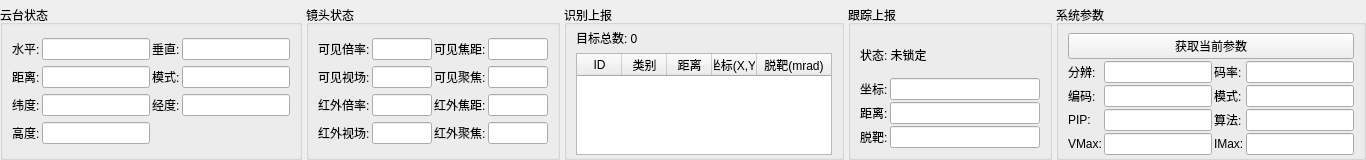
         <widget class="QWidget" name="widgetBottomDashboard" native="true">
          <property name="maximumSize">
           <size>
            <width>16777215</width>
            <height>150</height>
           </size>
          </property>
          <layout class="QHBoxLayout" name="horizontalLayout_dashboard">
           <property name="spacing">
            <number>4</number>
           </property>
           <property name="leftMargin">
            <number>0</number>
           </property>
           <property name="topMargin">
            <number>5</number>
           </property>
           <property name="rightMargin">
            <number>0</number>
           </property>
           <property name="bottomMargin">
            <number>0</number>
           </property>
           <item>
            <widget class="QGroupBox" name="dashGroupPTZ">
             <property name="sizePolicy">
              <sizepolicy hsizetype="Maximum" vsizetype="Preferred">
               <horstretch>0</horstretch>
               <verstretch>0</verstretch>
              </sizepolicy>
             </property>
             <property name="title">
              <string>云台状态</string>
             </property>
             <layout class="QGridLayout" name="gridLayout_statPtz">
              <property name="spacing">
               <number>2</number>
              </property>
              <item row="0" column="0">
               <widget class="QLabel" name="label">
                <property name="text">
                 <string>水平:</string>
                </property>
               </widget>
              </item>
              <item row="0" column="1">
               <widget class="QLineEdit" name="statPanAngle">
                <property name="readOnly">
                 <bool>true</bool>
                </property>
               </widget>
              </item>
              <item row="0" column="2">
               <widget class="QLabel" name="label">
                <property name="text">
                 <string>垂直:</string>
                </property>
               </widget>
              </item>
              <item row="0" column="3">
               <widget class="QLineEdit" name="statTiltAngle">
                <property name="readOnly">
                 <bool>true</bool>
                </property>
               </widget>
              </item>
              <item row="1" column="0">
               <widget class="QLabel" name="label">
                <property name="text">
                 <string>距离:</string>
                </property>
               </widget>
              </item>
              <item row="1" column="1">
               <widget class="QLineEdit" name="statDistance">
                <property name="readOnly">
                 <bool>true</bool>
                </property>
               </widget>
              </item>
              <item row="1" column="2">
               <widget class="QLabel" name="label">
                <property name="text">
                 <string>模式:</string>
                </property>
               </widget>
              </item>
              <item row="1" column="3">
               <widget class="QLineEdit" name="statCamMode">
                <property name="readOnly">
                 <bool>true</bool>
                </property>
               </widget>
              </item>
              <item row="2" column="0">
               <widget class="QLabel" name="label">
                <property name="text">
                 <string>纬度:</string>
                </property>
               </widget>
              </item>
              <item row="2" column="1">
               <widget class="QLineEdit" name="statLatitude">
                <property name="readOnly">
                 <bool>true</bool>
                </property>
               </widget>
              </item>
              <item row="2" column="2">
               <widget class="QLabel" name="label">
                <property name="text">
                 <string>经度:</string>
                </property>
               </widget>
              </item>
              <item row="2" column="3">
               <widget class="QLineEdit" name="statLongitude">
                <property name="readOnly">
                 <bool>true</bool>
                </property>
               </widget>
              </item>
              <item row="3" column="0">
               <widget class="QLabel" name="label">
                <property name="text">
                 <string>高度:</string>
                </property>
               </widget>
              </item>
              <item row="3" column="1">
               <widget class="QLineEdit" name="statHeight">
                <property name="readOnly">
                 <bool>true</bool>
                </property>
               </widget>
              </item>
             </layout>
            </widget>
           </item>
           <item>
            <widget class="QGroupBox" name="dashGroupLens">
             <property name="sizePolicy">
              <sizepolicy hsizetype="Maximum" vsizetype="Preferred">
               <horstretch>0</horstretch>
               <verstretch>0</verstretch>
              </sizepolicy>
             </property>
             <property name="title">
              <string>镜头状态</string>
             </property>
             <layout class="QGridLayout" name="gridLayout_statLens">
              <property name="spacing">
               <number>2</number>
              </property>
              <item row="0" column="0">
               <widget class="QLabel" name="label">
                <property name="text">
                 <string>可见倍率:</string>
                </property>
               </widget>
              </item>
              <item row="0" column="1">
               <widget class="QLineEdit" name="statZoomVis">
                <property name="maximumSize">
                 <size>
                  <width>60</width>
                  <height>16777215</height>
                 </size>
                </property>
                <property name="readOnly">
                 <bool>true</bool>
                </property>
               </widget>
              </item>
              <item row="0" column="2">
               <widget class="QLabel" name="label">
                <property name="text">
                 <string>可见焦距:</string>
                </property>
               </widget>
              </item>
              <item row="0" column="3">
               <widget class="QLineEdit" name="statFocalVis">
                <property name="maximumSize">
                 <size>
                  <width>60</width>
                  <height>16777215</height>
                 </size>
                </property>
                <property name="readOnly">
                 <bool>true</bool>
                </property>
               </widget>
              </item>
              <item row="1" column="0">
               <widget class="QLabel" name="label">
                <property name="text">
                 <string>可见视场:</string>
                </property>
               </widget>
              </item>
              <item row="1" column="1">
               <widget class="QLineEdit" name="statFovVis">
                <property name="maximumSize">
                 <size>
                  <width>60</width>
                  <height>16777215</height>
                 </size>
                </property>
                <property name="readOnly">
                 <bool>true</bool>
                </property>
               </widget>
              </item>
              <item row="1" column="2">
               <widget class="QLabel" name="label">
                <property name="text">
                 <string>可见聚焦:</string>
                </property>
               </widget>
              </item>
              <item row="1" column="3">
               <widget class="QLineEdit" name="statFocusVis">
                <property name="maximumSize">
                 <size>
                  <width>60</width>
                  <height>16777215</height>
                 </size>
                </property>
                <property name="readOnly">
                 <bool>true</bool>
                </property>
               </widget>
              </item>
              <item row="2" column="0">
               <widget class="QLabel" name="label">
                <property name="text">
                 <string>红外倍率:</string>
                </property>
               </widget>
              </item>
              <item row="2" column="1">
               <widget class="QLineEdit" name="statZoomIR">
                <property name="maximumSize">
                 <size>
                  <width>60</width>
                  <height>16777215</height>
                 </size>
                </property>
                <property name="readOnly">
                 <bool>true</bool>
                </property>
               </widget>
              </item>
              <item row="2" column="2">
               <widget class="QLabel" name="label">
                <property name="text">
                 <string>红外焦距:</string>
                </property>
               </widget>
              </item>
              <item row="2" column="3">
               <widget class="QLineEdit" name="statFocalIR">
                <property name="maximumSize">
                 <size>
                  <width>60</width>
                  <height>16777215</height>
                 </size>
                </property>
                <property name="readOnly">
                 <bool>true</bool>
                </property>
               </widget>
              </item>
              <item row="3" column="0">
               <widget class="QLabel" name="label">
                <property name="text">
                 <string>红外视场:</string>
                </property>
               </widget>
              </item>
              <item row="3" column="1">
               <widget class="QLineEdit" name="statFovIR">
                <property name="maximumSize">
                 <size>
                  <width>60</width>
                  <height>16777215</height>
                 </size>
                </property>
                <property name="readOnly">
                 <bool>true</bool>
                </property>
               </widget>
              </item>
              <item row="3" column="2">
               <widget class="QLabel" name="label">
                <property name="text">
                 <string>红外聚焦:</string>
                </property>
               </widget>
              </item>
              <item row="3" column="3">
               <widget class="QLineEdit" name="statFocusIR">
                <property name="maximumSize">
                 <size>
                  <width>60</width>
                  <height>16777215</height>
                 </size>
                </property>
                <property name="readOnly">
                 <bool>true</bool>
                </property>
               </widget>
              </item>
             </layout>
            </widget>
           </item>
           <item>
            <widget class="QGroupBox" name="dashGroupIdentify">
             <property name="sizePolicy">
              <sizepolicy hsizetype="Expanding" vsizetype="Preferred">
               <horstretch>0</horstretch>
               <verstretch>0</verstretch>
              </sizepolicy>
             </property>
             <property name="title">
              <string>识别上报</string>
             </property>
             <layout class="QVBoxLayout" name="verticalLayout_identify">
              <property name="topMargin">
               <number>4</number>
              </property>
              <property name="bottomMargin">
               <number>2</number>
              </property>
              <item>
               <widget class="QLabel" name="lblIdentifyCount">
                <property name="text">
                 <string>目标总数: 0</string>
                </property>
               </widget>
              </item>
              <item>
               <widget class="QTableWidget" name="tableIdentify">
                <property name="horizontalScrollBarPolicy">
                 <enum>Qt::ScrollBarPolicy::ScrollBarAlwaysOff</enum>
                </property>
                <property name="editTriggers">
                 <set>QAbstractItemView::EditTrigger::NoEditTriggers</set>
                </property>
                <property name="selectionBehavior">
                 <enum>QAbstractItemView::SelectionBehavior::SelectRows</enum>
                </property>
                <attribute name="horizontalHeaderDefaultSectionSize">
                 <number>45</number>
                </attribute>
                <attribute name="horizontalHeaderStretchLastSection">
                 <bool>true</bool>
                </attribute>
                <attribute name="verticalHeaderVisible">
                 <bool>false</bool>
                </attribute>
                <column>
                 <property name="text">
                  <string>ID</string>
                 </property>
                </column>
                <column>
                 <property name="text">
                  <string>类别</string>
                 </property>
                </column>
                <column>
                 <property name="text">
                  <string>距离</string>
                 </property>
                </column>
                <column>
                 <property name="text">
                  <string>坐标(X,Y)</string>
                 </property>
                </column>
                <column>
                 <property name="text">
                  <string>脱靶(mrad)</string>
                 </property>
                </column>
               </widget>
              </item>
             </layout>
            </widget>
           </item>
           <item>
            <widget class="QGroupBox" name="dashGroupTrack">
             <property name="sizePolicy">
              <sizepolicy hsizetype="Maximum" vsizetype="Preferred">
               <horstretch>0</horstretch>
               <verstretch>0</verstretch>
              </sizepolicy>
             </property>
             <property name="title">
              <string>跟踪上报</string>
             </property>
             <layout class="QGridLayout" name="gridLayout_track">
              <property name="spacing">
               <number>2</number>
              </property>
              <item row="0" column="0" colspan="2">
               <widget class="QLabel" name="lblTrackStatus">
                <property name="text">
                 <string>状态: 未锁定</string>
                </property>
               </widget>
              </item>
              <item row="1" column="0">
               <widget class="QLabel" name="label">
                <property name="text">
                 <string>坐标:</string>
                </property>
               </widget>
              </item>
              <item row="1" column="1">
               <widget class="QLineEdit" name="trackPos">
                <property name="minimumSize">
                 <size>
                  <width>150</width>
                  <height>0</height>
                 </size>
                </property>
                <property name="readOnly">
                 <bool>true</bool>
                </property>
               </widget>
              </item>
              <item row="2" column="0">
               <widget class="QLabel" name="label">
                <property name="text">
                 <string>距离:</string>
                </property>
               </widget>
              </item>
              <item row="2" column="1">
               <widget class="QLineEdit" name="trackDistance">
                <property name="readOnly">
                 <bool>true</bool>
                </property>
               </widget>
              </item>
              <item row="3" column="0">
               <widget class="QLabel" name="label">
                <property name="text">
                 <string>脱靶:</string>
                </property>
               </widget>
              </item>
              <item row="3" column="1">
               <widget class="QLineEdit" name="trackMissDistance">
                <property name="minimumSize">
                 <size>
                  <width>150</width>
                  <height>0</height>
                 </size>
                </property>
                <property name="readOnly">
                 <bool>true</bool>
                </property>
               </widget>
              </item>
             </layout>
            </widget>
           </item>
           <item>
            <widget class="QGroupBox" name="dashGroupSysParams">
             <property name="sizePolicy">
              <sizepolicy hsizetype="Maximum" vsizetype="Preferred">
               <horstretch>0</horstretch>
               <verstretch>0</verstretch>
              </sizepolicy>
             </property>
             <property name="title">
              <string>系统参数</string>
             </property>
             <layout class="QVBoxLayout" name="verticalLayout_sysParams">
              <property name="spacing">
               <number>2</number>
              </property>
              <property name="topMargin">
               <number>8</number>
              </property>
              <property name="bottomMargin">
               <number>2</number>
              </property>
              <item>
               <widget class="QPushButton" name="btnGetImageParams">
                <property name="text">
                 <string>获取当前参数</string>
                </property>
               </widget>
              </item>
              <item>
               <layout class="QGridLayout" name="gridLayout_imgParamsInner">
                <property name="spacing">
                 <number>2</number>
                </property>
                <item row="0" column="0">
                 <widget class="QLabel" name="label">
                  <property name="text">
                   <string>分辨:</string>
                  </property>
                 </widget>
                </item>
                <item row="0" column="1">
                 <widget class="QLineEdit" name="paramResolution">
                  <property name="readOnly">
                   <bool>true</bool>
                  </property>
                 </widget>
                </item>
                <item row="0" column="2">
                 <widget class="QLabel" name="label">
                  <property name="text">
                   <string>码率:</string>
                  </property>
                 </widget>
                </item>
                <item row="0" column="3">
                 <widget class="QLineEdit" name="paramBitrate">
                  <property name="readOnly">
                   <bool>true</bool>
                  </property>
                 </widget>
                </item>
                <item row="1" column="0">
                 <widget class="QLabel" name="label">
                  <property name="text">
                   <string>编码:</string>
                  </property>
                 </widget>
                </item>
                <item row="1" column="1">
                 <widget class="QLineEdit" name="paramCodec">
                  <property name="readOnly">
                   <bool>true</bool>
                  </property>
                 </widget>
                </item>
                <item row="1" column="2">
                 <widget class="QLabel" name="label">
                  <property name="text">
                   <string>模式:</string>
                  </property>
                 </widget>
                </item>
                <item row="1" column="3">
                 <widget class="QLineEdit" name="paramWorkMode">
                  <property name="readOnly">
                   <bool>true</bool>
                  </property>
                 </widget>
                </item>
                <item row="2" column="0">
                 <widget class="QLabel" name="label">
                  <property name="text">
                   <string>PIP:</string>
                  </property>
                 </widget>
                </item>
                <item row="2" column="1">
                 <widget class="QLineEdit" name="paramPipShow">
                  <property name="readOnly">
                   <bool>true</bool>
                  </property>
                 </widget>
                </item>
                <item row="2" column="2">
                 <widget class="QLabel" name="label">
                  <property name="text">
                   <string>算法:</string>
                  </property>
                 </widget>
                </item>
                <item row="2" column="3">
                 <widget class="QLineEdit" name="paramAlgoModel">
                  <property name="readOnly">
                   <bool>true</bool>
                  </property>
                 </widget>
                </item>
                <item row="3" column="0">
                 <widget class="QLabel" name="label">
                  <property name="text">
                   <string>VMax:</string>
                  </property>
                 </widget>
                </item>
                <item row="3" column="1">
                 <widget class="QLineEdit" name="paramMaxVisFL">
                  <property name="readOnly">
                   <bool>true</bool>
                  </property>
                 </widget>
                </item>
                <item row="3" column="2">
                 <widget class="QLabel" name="label">
                  <property name="text">
                   <string>IMax:</string>
                  </property>
                 </widget>
                </item>
                <item row="3" column="3">
                 <widget class="QLineEdit" name="paramMaxIRFL">
                  <property name="readOnly">
                   <bool>true</bool>
                  </property>
                 </widget>
                </item>
               </layout>
              </item>
             </layout>
            </widget>
           </item>
          </layout>
         </widget>
